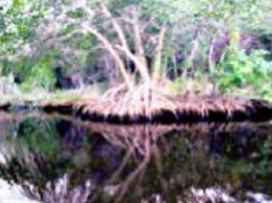
#> input picture Revision/Completed/Histogram Equaliser Color/image.png, 272 x 203 px
$ python code-hsv.py
#> lines starting #> are read from the running program, lines starting #| are printed output that depends on the picture
import cv2
import numpy as np

image=cv2.imread('image.png')
#> image is the input picture: shape (203, 272, 3); mean B, G, R 125.1, 125.3, 125.7
image1=cv2.cvtColor(image, cv2.COLOR_BGR2GRAY)
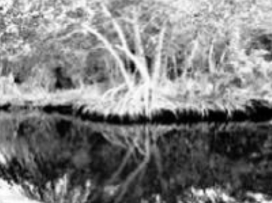
#> image1: shape (203, 272); min 0, max 255, mean 125.4
image2=cv2.cvtColor(image, cv2.COLOR_BGR2HSV)
#> image2: shape (203, 272, 3); mean H, S, V 97.3, 53.9, 136.7
image1=cv2.equalizeHist(image1)
m=len(image1)
#> m = 203
n=len(image1[0])
#> n = 272
for i in range(m):
    for j in range(n):
        image2[i][j][2]=image1[i][j]
#> image2: shape (203, 272, 3); mean H, S, V 97.3, 53.9, 127.9
image2=cv2.cvtColor(image2, cv2.COLOR_HSV2BGR)
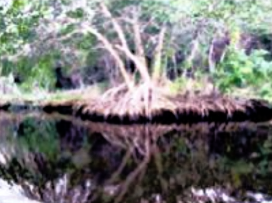
#> image2: shape (203, 272, 3); mean B, G, R 117.1, 118.3, 117.9
cv2.imwrite('enhance.png', image2)
